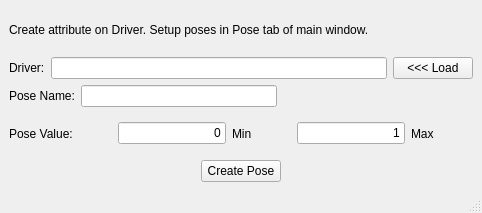
<?xml version="1.0" encoding="UTF-8"?>
<ui version="4.0">
 <class>MainWindow</class>
 <widget class="QMainWindow" name="MainWindow">
  <property name="geometry">
   <rect>
    <x>0</x>
    <y>0</y>
    <width>482</width>
    <height>213</height>
   </rect>
  </property>
  <property name="windowTitle">
   <string>Create Pose</string>
  </property>
  <widget class="QWidget" name="centralwidget">
   <layout class="QVBoxLayout" name="verticalLayout_4">
    <item>
     <widget class="QLabel" name="label">
      <property name="text">
       <string>Create attribute on Driver. Setup poses in Pose tab of main window.</string>
      </property>
     </widget>
    </item>
    <item>
     <layout class="QHBoxLayout" name="horizontalLayout_2">
      <item>
       <widget class="QLabel" name="label_4">
        <property name="text">
         <string>Driver:</string>
        </property>
       </widget>
      </item>
      <item>
       <widget class="QLineEdit" name="driverNameLineEdit"/>
      </item>
      <item>
       <widget class="QPushButton" name="loadDriverBtn">
        <property name="text">
         <string>&lt;&lt;&lt; Load</string>
        </property>
       </widget>
      </item>
     </layout>
    </item>
    <item>
     <layout class="QHBoxLayout" name="horizontalLayout_5">
      <item>
       <widget class="QLabel" name="label_5">
        <property name="text">
         <string>Pose Name:</string>
        </property>
       </widget>
      </item>
      <item>
       <widget class="QLineEdit" name="poseNameLineEdit"/>
      </item>
      <item>
       <spacer name="horizontalSpacer">
        <property name="orientation">
         <enum>Qt::Horizontal</enum>
        </property>
        <property name="sizeHint" stdset="0">
         <size>
          <width>40</width>
          <height>20</height>
         </size>
        </property>
       </spacer>
      </item>
     </layout>
    </item>
    <item>
     <layout class="QHBoxLayout" name="horizontalLayout_8">
      <item>
       <widget class="QLabel" name="label_9">
        <property name="text">
         <string>Pose Value:</string>
        </property>
       </widget>
      </item>
      <item>
       <spacer name="horizontalSpacer_5">
        <property name="orientation">
         <enum>Qt::Horizontal</enum>
        </property>
        <property name="sizeHint" stdset="0">
         <size>
          <width>40</width>
          <height>20</height>
         </size>
        </property>
       </spacer>
      </item>
      <item>
       <widget class="QLineEdit" name="minValueLineEdit">
        <property name="text">
         <string>0</string>
        </property>
        <property name="alignment">
         <set>Qt::AlignRight|Qt::AlignTrailing|Qt::AlignVCenter</set>
        </property>
       </widget>
      </item>
      <item>
       <widget class="QLabel" name="label_7">
        <property name="text">
         <string>Min</string>
        </property>
       </widget>
      </item>
      <item>
       <spacer name="horizontalSpacer_6">
        <property name="orientation">
         <enum>Qt::Horizontal</enum>
        </property>
        <property name="sizeHint" stdset="0">
         <size>
          <width>40</width>
          <height>20</height>
         </size>
        </property>
       </spacer>
      </item>
      <item>
       <widget class="QLineEdit" name="maxValueLineEdit">
        <property name="text">
         <string>1</string>
        </property>
        <property name="alignment">
         <set>Qt::AlignRight|Qt::AlignTrailing|Qt::AlignVCenter</set>
        </property>
       </widget>
      </item>
      <item>
       <widget class="QLabel" name="label_8">
        <property name="text">
         <string>Max</string>
        </property>
       </widget>
      </item>
      <item>
       <spacer name="horizontalSpacer_7">
        <property name="orientation">
         <enum>Qt::Horizontal</enum>
        </property>
        <property name="sizeHint" stdset="0">
         <size>
          <width>40</width>
          <height>20</height>
         </size>
        </property>
       </spacer>
      </item>
     </layout>
    </item>
    <item>
     <layout class="QHBoxLayout" name="horizontalLayout_6">
      <item>
       <spacer name="horizontalSpacer_2">
        <property name="orientation">
         <enum>Qt::Horizontal</enum>
        </property>
        <property name="sizeHint" stdset="0">
         <size>
          <width>40</width>
          <height>20</height>
         </size>
        </property>
       </spacer>
      </item>
      <item>
       <widget class="QPushButton" name="createPoseBtn">
        <property name="text">
         <string>Create Pose</string>
        </property>
       </widget>
      </item>
      <item>
       <spacer name="horizontalSpacer_3">
        <property name="orientation">
         <enum>Qt::Horizontal</enum>
        </property>
        <property name="sizeHint" stdset="0">
         <size>
          <width>40</width>
          <height>20</height>
         </size>
        </property>
       </spacer>
      </item>
     </layout>
    </item>
   </layout>
  </widget>
  <widget class="QStatusBar" name="statusbar"/>
 </widget>
 <resources/>
 <connections/>
</ui>
